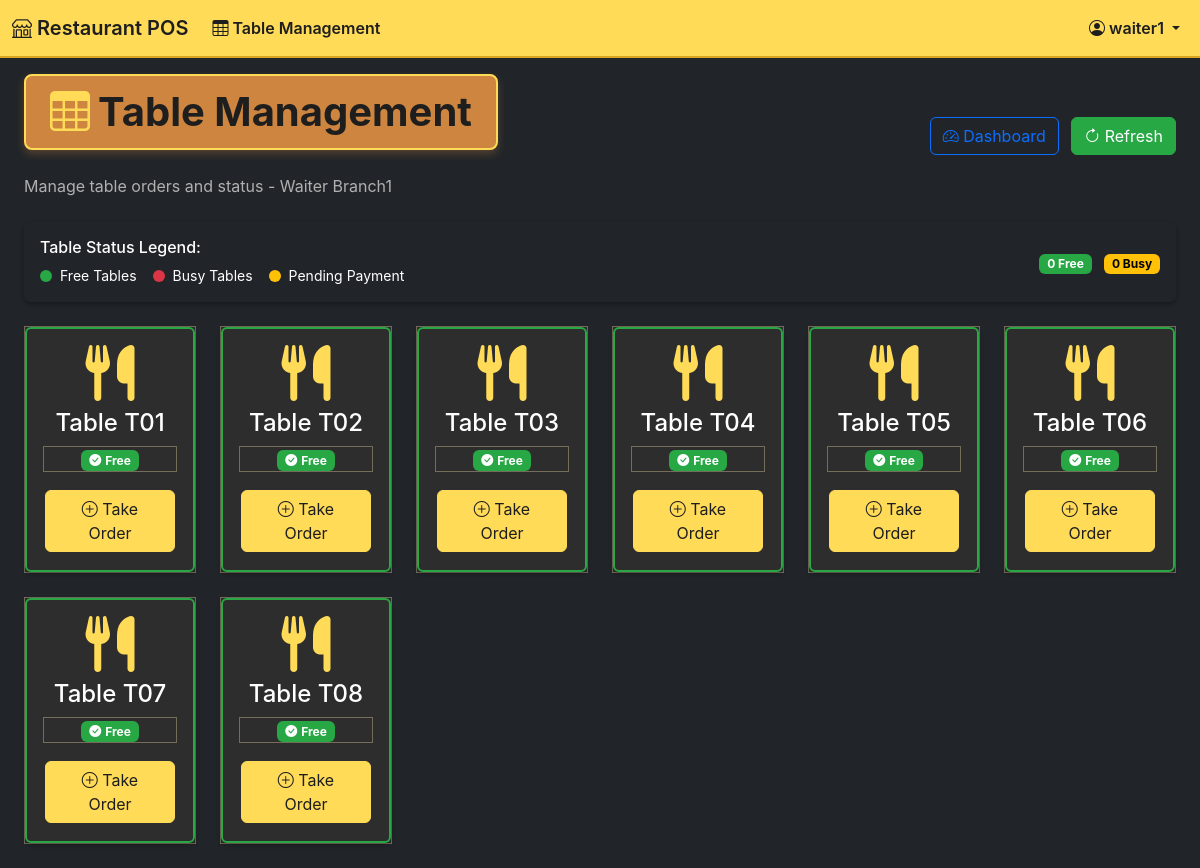
Page /pos/table_management (signed in) on the committed database.
### app/models.py (models this page shows, shortened)
class User(UserMixin, db.Model):
    __tablename__ = 'users'
    id = db.Column(db.Integer, primary_key=True)
    username = db.Column(db.String(64), index=True, unique=True, nullable=False)
    email = db.Column(db.String(120), index=True, unique=True, nullable=False)
    password_hash = db.Column(db.String(128), nullable=False)
    first_name = db.Column(db.String(64), nullable=False)
    last_name = db.Column(db.String(64), nullable=False)
    role = db.Column(db.Enum(UserRole), nullable=False, default=UserRole.CASHIER)
    is_active = db.Column(db.Boolean(), default=True, nullable=False)
    created_at = db.Column(db.DateTime, default=datetime.utcnow)
    last_login = db.Column(db.DateTime)
    branch_id = db.Column(db.Integer, db.ForeignKey('branches.id'), nullable=True)
    can_access_multiple_branches = db.Column(db.Boolean(), default=False)
    audit_logs = db.relationship('AuditLog', backref='user', lazy='dynamic')
    def get_full_name(self):
        return f"{self.first_name} {self.last_name}"
    def is_super_user(self):
        return self.role == UserRole.SUPER_USER
    def is_branch_admin(self):
        return self.role == UserRole.BRANCH_ADMIN
    def get_accessible_branches(self):
        if self.is_super_user():
            return Branch.query.filter_by(is_active=True).all()
        elif self.branch_id:
            return [self.branch]
        return []

class Table(db.Model):
    __tablename__ = 'tables'
    id = db.Column(db.Integer, primary_key=True)
    table_number = db.Column(db.String(16), index=True, nullable=False)
    capacity = db.Column(db.Integer, nullable=False)
    description = db.Column(db.Text)
    is_active = db.Column(db.Boolean(), default=True, nullable=False)
    created_at = db.Column(db.DateTime, default=datetime.utcnow)
    branch_id = db.Column(db.Integer, db.ForeignKey('branches.id'), nullable=False)
    orders = db.relationship('Order', backref='table', lazy='dynamic')

### app/pos/views.py (the view, shortened to what this page needs)
@pos.route('/table_management')
@login_required
def table_management():
    if current_user.role not in [UserRole.WAITER, UserRole.CASHIER, UserRole.BRANCH_ADMIN, UserRole.SUPER_USER]:
        flash('Access denied. Waiter privileges required.', 'error')
        return redirect(url_for('pos.index'))
    tables = Table.query.filter_by(branch_id=current_user.branch_id).order_by(Table.table_number).all()
    table_data = []
    for table in tables:
        recent_order = Order.query.filter_by(
            table_id=table.id,
            branch_id=current_user.branch_id
        ).order_by(Order.created_at.desc()).first()
        is_busy = False
        order_info = None
        if recent_order:
            from datetime import datetime, timedelta
            four_hours_ago = datetime.utcnow() - timedelta(hours=4)
        table_data.append({
            'table': table,
            'is_busy': is_busy,
            'order_info': order_info
        })
    categories = Category.query.filter_by(branch_id=current_user.branch_id, is_active=True).order_by(Category.order_index).all()
    return render_template('pos/table_management.html', table_data=table_data, categories=categories)

### app/pos/views.py (called while the page is built)
@pos.before_request
@pos_access_required
def before_request():
    pass

### app/session_manager.py (called while the page is built)
def init_session_manager(app):
    @app.before_request
    def before_request():
        if (request.endpoint and
            (request.endpoint.startswith('static') or
             request.endpoint == 'auth.login' or
             request.endpoint == 'auth.logout')):
            return
        SessionManager.validate_session()
    @app.after_request
    def after_request(response):
        if current_user.is_authenticated:
            SessionManager.update_session_activity()
        return response
    app.logger.info("Session manager initialized")

    @staticmethod
    def update_session_activity():
        try:
            if current_user.is_authenticated:
                session['_last_activity'] = datetime.utcnow().isoformat()
                session.permanent = True  # Make session permanent for proper timeout handling
        except Exception as e:
            current_app.logger.error(f"Error updating session activity: {e}")

### app/templates/pos/table_management.html (shortened to what this page needs)
{% extends "base.html" %}
{% block content %}
<div class="container-fluid">
    <div class="row mb-4">
        <div class="col-12">
            <div class="d-flex justify-content-between align-items-center">
                <div>
                    <h1 class="display-6 mb-1">
                        <i class="bi bi-table text-primary me-2"></i>Table Management
                    </h1>
                    <p class="text-muted mb-0">Manage table orders and status - {{ current_user.get_full_name() }}</p>
                </div>
                <div>
                    <a href="{{ url_for('pos.dashboard') }}" class="btn btn-outline-primary me-2">
                        <i class="bi bi-speedometer2"></i> Dashboard
                    </a>
                    <button class="btn btn-success" id="refreshTablesBtn">
                        <i class="bi bi-arrow-clockwise"></i> Refresh
                    </button>
                </div>
            </div>
        </div>
    </div>
    <div class="row mb-4">
        <div class="col-12">
            <div class="card border-0 shadow-sm">
                <div class="card-body py-3">
                    <div class="row align-items-center">
                        <div class="col-md-8">
                            <h6 class="mb-2">Table Status Legend:</h6>
                            <div class="d-flex flex-wrap gap-3">
                                <div class="d-flex align-items-center">
                                    <div class="table-status-indicator free me-2"></div>
                                    <span class="small">Free Tables</span>
                                </div>
                                <div class="d-flex align-items-center">
                                    <div class="table-status-indicator busy me-2"></div>
                                    <span class="small">Busy Tables</span>
                                </div>
                                <div class="d-flex align-items-center">
                                    <div class="table-status-indicator pending me-2"></div>
                                    <span class="small">Pending Payment</span>
                                </div>
                            </div>
                        </div>
                        <div class="col-md-4 text-end">
                            <div class="table-stats">
                                <span class="badge bg-success me-2" id="freeTablesCount">0 Free</span>
                                <span class="badge bg-warning" id="busyTablesCount">0 Busy</span>
                            </div>
                        </div>
                    </div>
                </div>
            </div>
        </div>
    </div>
    <div class="row" id="tablesGrid">
        {% for table_info in table_data %}
        <div class="col-xl-2 col-lg-3 col-md-4 col-sm-6 mb-4">
            <div class="table-card {% if table_info.is_busy %}busy{% else %}free{% endif %}"
                 data-table-id="{{ table_info.table.id }}"
                 data-table-number="{{ table_info.table.table_number }}">
                <div class="card h-100 border-0 shadow-sm table-card-inner">
                    <div class="card-body text-center p-3">
                        <div class="table-number mb-2">
                            <i class="fa-solid fa-utensils display-4 mb-2"></i>
                            <h4 class="mb-0">Table {{ table_info.table.table_number }}</h4>
                        </div>
                        <div class="table-status mb-3">
                            {% if table_info.is_busy %}
                                <span class="badge bg-warning text-dark">
                                    <i class="bi bi-clock-fill me-1"></i>Busy
                                </span>
                            {% else %}
                                <span class="badge bg-success">
                                    <i class="bi bi-check-circle-fill me-1"></i>Free
                                </span>
                            {% endif %}
                        </div>
                        <div class="table-actions mt-3">
                            {% if table_info.is_busy %}
                                <button class="btn btn-sm btn-outline-primary view-order-btn"
                                        data-order-id="{{ table_info.order_info.id }}">
                                    <i class="bi bi-eye"></i> View Order
                                </button>
                                <a href="{{ url_for('pos.index') }}?table_id={{ table_info.table.id }}&return_to=table_management&add_items=true"
                                   class="btn btn-sm btn-outline-success">
                                    <i class="bi bi-plus-circle"></i> Add Items
                                </a>
                            {% else %}
                                <a href="{{ url_for('pos.index') }}?table_id={{ table_info.table.id }}&return_to=table_management&new_order=true"
                                   class="btn btn-primary">
                                    <i class="bi bi-plus-circle"></i> Take Order
                                </a>
                            {% endif %}
                        </div>
                    </div>
                </div>
            </div>
        </div>
        {% endfor %}
    </div>
</div>
{% endblock %}

### app/templates/base.html (shortened to what this page needs)
<!DOCTYPE html>
<html lang="en" data-theme="dark">
<head>
    <link href="https://cdn.jsdelivr.net/npm/bootstrap@5.3.0/dist/css/bootstrap.min.css" rel="stylesheet">
    <link rel="stylesheet" href="https://cdn.jsdelivr.net/npm/bootstrap-icons@1.10.0/font/bootstrap-icons.css">
    <link rel="stylesheet" href="https://cdnjs.cloudflare.com/ajax/libs/font-awesome/6.4.0/css/all.min.css">
    <link href="{{ url_for('static', filename='css/style.css') }}" rel="stylesheet">
</head>
<body class="bg-dark text-light">
    {% block navbar %}
    <nav class="navbar navbar-expand-lg navbar-dark bg-primary collapsible-navbar">
        <div class="container-fluid">
            <a class="navbar-brand" href="{{ url_for('main.index') }}">
                <i class="bi bi-shop"></i> Restaurant POS
            </a>
            {% if current_user.is_authenticated %}
            <div class="collapse navbar-collapse" id="navbarNav">
                <ul class="navbar-nav me-auto">
                    {% if current_user.role.name in ['ADMIN', 'BRANCH_ADMIN'] %}
                        <li class="nav-item">
                            <a class="nav-link" href="{{ url_for('admin.dashboard') }}">
                                <i class="bi bi-speedometer2"></i> Dashboard
                            </a>
                        </li>
                        <li class="nav-item">
                            <a class="nav-link" href="{{ url_for('admin.users') }}">
                                <i class="bi bi-people"></i> Users
                            </a>
                        </li>
                        <li class="nav-item">
                            <a class="nav-link" href="{{ url_for('admin.menu') }}">
                                <i class="bi bi-list"></i> Menu
                            </a>
                        </li>
                        <li class="nav-item">
                            <a class="nav-link" href="{{ url_for('admin.orders') }}">
                                <i class="bi bi-receipt"></i> Orders
                            </a>
                        </li>
                        <li class="nav-item">
                            <a class="nav-link" href="{{ url_for('admin.cashier_performance') }}">
                                <i class="bi bi-person-badge"></i> Cashier Performance
                            </a>
                        </li>
                        <li class="nav-item">
                            <a class="nav-link" href="{{ url_for('admin.audit_logs') }}">
                                <i class="bi bi-journal-text"></i> Audit Logs
                            </a>
                        </li>
                        <li class="nav-item">
                            <a class="nav-link" href="{{ url_for('admin.reports') }}">
                                <i class="bi bi-graph-up"></i> Reports
                            </a>
                        </li>
                        <li class="nav-item">
                            <a class="nav-link" href="{{ url_for('admin.settings') }}">
                                <i class="bi bi-gear"></i> Settings
                            </a>
                        </li>
                    {% elif current_user.role.name == 'WAITER' %}
                        <li class="nav-item">
                            <a class="nav-link" href="{{ url_for('pos.table_management') }}">
                                <i class="bi bi-table"></i> Table Management
                            </a>
                        </li>
                    {% else %}
                        <li class="nav-item">
                            <a class="nav-link" href="{{ url_for('pos.index') }}">
                                <i class="bi bi-calculator"></i> POS
                            </a>
                        </li>
                    {% endif %}
                </ul>
                <ul class="navbar-nav">
                    <li class="nav-item dropdown">
                        <a class="nav-link dropdown-toggle" href="#" id="navbarDropdown" role="button" data-bs-toggle="dropdown">
                            <i class="bi bi-person-circle"></i> {{ current_user.username }}
                        </a>
                    </li>
                </ul>
            </div>
            {% endif %}
        </div>
    </nav>
    {% endblock %}
    <div class="container-fluid mt-3">
        {% block content %}{% endblock %}
    </div>
</body>
</html>

### app/templates/pos/table_management.html (style rules this page uses)
.table-card { cursor: pointer; transition: all 0.3s ease; }
.table-card.free .table-card-inner { border-left: 4px solid #28a745; background: linear-gradient(135deg, #f8fff9 0%, #ffffff 100%); }
.table-number i { color: #6c757d; transition: color 0.3s ease; }
.table-status-indicator { width: 12px; height: 12px; border-radius: 50%; display: inline-block; }
.table-status-indicator.free { background-color: #28a745; }
.table-status-indicator.busy { background-color: #ffc107; }
.table-status-indicator.pending { background-color: #dc3545; }
.table-actions .btn { margin: 2px; }

### app/templates/base.html (style rules this page uses)
html, body { background-color: #1e1e1e !important; color: #ffffff !important; }
.navbar, .navbar-dark, .navbar-light, .navbar.bg-primary { background-color: #Ffdb58 !important; border-bottom: 2px solid #daa520 !important; }
.navbar .navbar-brand, .navbar .nav-link, .navbar-dark .navbar-brand, .navbar-dark .nav-link, .navbar-light .navbar-brand, .navbar-light .nav-link { color: #1e1e1e !important; font-weight: 600 !important; text-shadow: none !important; }
.container, .container-fluid { background-color: transparent !important; }

### rows in the picture
User: username "waiter1", get_full_name "Waiter Branch1"
Table: table.table_number "T01"
Table: table.table_number "T02"
Table: table.table_number "T03"
Table: table.table_number "T04"
Table: table.table_number "T05"
Table: table.table_number "T06"
Table: table.table_number "T07"
Table: table.table_number "T08"
